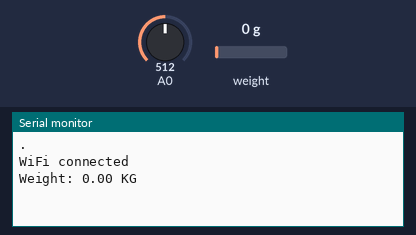
A sketch run on a simulated ESP8266 (NodeMCU). Parts: the last lines printed to the serial monitor. The inputs (shaded band) are chosen by the test bench; at power-on: A0 = 512, weight on the scale 0 g. WiFi joins after 1.5 s; servers stay silent unless stated.

Above: at 8.0 s.
8.1 s: A0 set to 716
At 10.8 s:
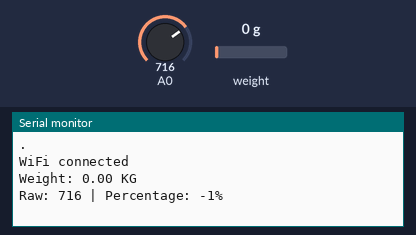
16.3 s: weight on the scale set to 100 g
At 16.7 s:
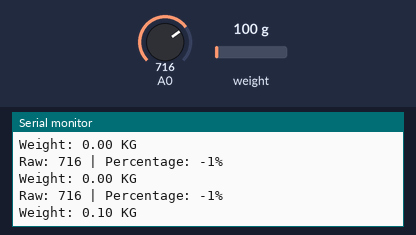
18.6 s: A0 set to 900
At 20.2 s:
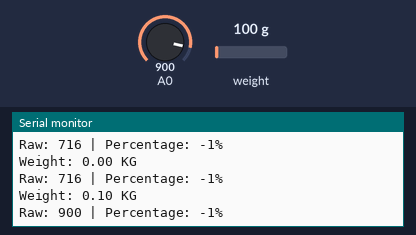

Measured:
- after the input at 8.1 s, the serial monitor: prints a new line after 2.2 s (image 1)
- after the input at 16.3 s, the serial monitor: prints a new line at once (image 2)
- after the input at 18.6 s, the serial monitor: prints a new line after 0.71 s (image 3)

The sketch:

weight_blynk_new_run.ino
```cpp
#include <ESP8266WiFi.h>
#include "HX711.h"
#define BLYNK_PRINT Serial
#include <Blynk.h>
#include <BlynkSimpleEsp8266.h>
#include <Wire.h>
#define BLYNK_PRINT Serial

const char *ssid = "hac"; // replace with your wifi ssid and wpa2 key
const char *pass = "hac123456";
char auth[] = "YiUN8hAkxNK5Fbx7vNjHqSn7aZURmCwN";    // You should get Auth Token in the Blynk App.

WiFiClient client;

HX711 scale(D5, D6);
int analogPin = D0;
int moisture;
int percentage;
int map_low = 686;
int map_high = 686;
int rbutton = D1; // this button will be used to reset the scale to 0.
float weight;
float calibration_factor = -101525; // for me this vlaue works just perfect 419640

void setup()
{
  Serial.begin(115200);
  pinMode(rbutton, INPUT_PULLUP);
  scale.set_scale();
  scale.tare(); //Reset the scale to 0
  long zero_factor = scale.read_average(); //Get a baseline reading
  Blynk.begin(auth, ssid, pass);
  Wire.begin(D2, D1);

  WiFi.begin(ssid, pass);
  {
  delay(1000);
  Serial.print(".");

  }
  Serial.println("");
  Serial.println("WiFi connected");

  delay(2000);
}

void loop()

{

  Blynk.run();
  scale.set_scale(calibration_factor); //Adjust to this calibration factor
  weight = scale.get_units(5);

  Serial.print("Weight: ");
  Serial.print(weight);
  Serial.println(" KG");
  Serial.println();
  Blynk.virtualWrite(V3, weight);
  delay(2000);

  if ( digitalRead(rbutton) == LOW)
 Blynk.virtualWrite(V4,rbutton);
{
  scale.set_scale();
  scale.tare(); //Reset the scale to 0
}
  moisture = analogRead(analogPin);
  Serial.print("Raw: ");
  Serial.print(moisture);

  percentage = map(moisture, map_low, map_high, 0, 100);

  Serial.print(" | Percentage: ");
  Serial.print(percentage);
  Serial.println("%");
  delay(1000);
  Blynk.virtualWrite(V5, percentage);

}
```
